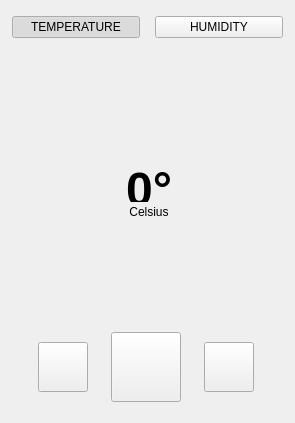
              <widget class="QFrame" name="frame_controls">
               <property name="maximumSize">
                <size>
                 <width>320</width>
                 <height>16777215</height>
                </size>
               </property>
               <property name="frameShape">
                <enum>QFrame::NoFrame</enum>
               </property>
               <property name="frameShadow">
                <enum>QFrame::Raised</enum>
               </property>
               <layout class="QVBoxLayout" name="verticalLayout_4" stretch="0,0,0">
                <property name="spacing">
                 <number>0</number>
                </property>
                <property name="leftMargin">
                 <number>12</number>
                </property>
                <property name="topMargin">
                 <number>0</number>
                </property>
                <property name="rightMargin">
                 <number>12</number>
                </property>
                <property name="bottomMargin">
                 <number>12</number>
                </property>
                <item>
                 <widget class="QFrame" name="frame_10">
                  <property name="minimumSize">
                   <size>
                    <width>0</width>
                    <height>55</height>
                   </size>
                  </property>
                  <property name="maximumSize">
                   <size>
                    <width>16777215</width>
                    <height>55</height>
                   </size>
                  </property>
                  <property name="frameShape">
                   <enum>QFrame::NoFrame</enum>
                  </property>
                  <property name="frameShadow">
                   <enum>QFrame::Raised</enum>
                  </property>
                  <layout class="QHBoxLayout" name="horizontalLayout_10">
                   <property name="spacing">
                    <number>15</number>
                   </property>
                   <property name="leftMargin">
                    <number>0</number>
                   </property>
                   <property name="topMargin">
                    <number>0</number>
                   </property>
                   <property name="rightMargin">
                    <number>0</number>
                   </property>
                   <property name="bottomMargin">
                    <number>0</number>
                   </property>
                   <item>
                    <widget class="QPushButton" name="temperature_button">
                     <property name="text">
                      <string>TEMPERATURE</string>
                     </property>
                     <property name="checkable">
                      <bool>true</bool>
                     </property>
                     <property name="checked">
                      <bool>true</bool>
                     </property>
                    </widget>
                   </item>
                   <item>
                    <widget class="QPushButton" name="humidity_button">
                     <property name="text">
                      <string>HUMIDITY</string>
                     </property>
                     <property name="checkable">
                      <bool>true</bool>
                     </property>
                    </widget>
                   </item>
                  </layout>
                 </widget>
                </item>
                <item>
                 <widget class="QStackedWidget" name="stackedWidget">
                  <property name="currentIndex">
                   <number>0</number>
                  </property>
                  <widget class="QWidget" name="temperature">
                   <layout class="QHBoxLayout" name="horizontalLayout_12">
                    <property name="leftMargin">
                     <number>12</number>
                    </property>
                    <item>
                     <widget class="QFrame" name="circular_background">
                      <property name="minimumSize">
                       <size>
                        <width>250</width>
                        <height>250</height>
                       </size>
                      </property>
                      <property name="maximumSize">
                       <size>
                        <width>250</width>
                        <height>250</height>
                       </size>
                      </property>
                      <property name="styleSheet">
                       <string notr="true"/>
                      </property>
                      <property name="frameShape">
                       <enum>QFrame::NoFrame</enum>
                      </property>
                      <property name="frameShadow">
                       <enum>QFrame::Raised</enum>
                      </property>
                      <layout class="QHBoxLayout" name="horizontalLayout_14">
                       <property name="spacing">
                        <number>0</number>
                       </property>
                       <property name="leftMargin">
                        <number>0</number>
                       </property>
                       <property name="topMargin">
                        <number>0</number>
                       </property>
                       <property name="rightMargin">
                        <number>0</number>
                       </property>
                       <property name="bottomMargin">
                        <number>0</number>
                       </property>
                       <item>
                        <widget class="QFrame" name="circular_prog">
                         <property name="styleSheet">
                          <string notr="true"/>
                         </property>
                         <property name="frameShape">
                          <enum>QFrame::NoFrame</enum>
                         </property>
                         <property name="frameShadow">
                          <enum>QFrame::Raised</enum>
                         </property>
                         <layout class="QHBoxLayout" name="horizontalLayout_15">
                          <property name="spacing">
                           <number>0</number>
                          </property>
                          <property name="leftMargin">
                           <number>20</number>
                          </property>
                          <property name="topMargin">
                           <number>20</number>
                          </property>
                          <property name="rightMargin">
                           <number>20</number>
                          </property>
                          <property name="bottomMargin">
                           <number>20</number>
                          </property>
                          <item>
                           <widget class="QFrame" name="circular_main">
                            <property name="frameShape">
                             <enum>QFrame::NoFrame</enum>
                            </property>
                            <property name="frameShadow">
                             <enum>QFrame::Raised</enum>
                            </property>
                            <layout class="QVBoxLayout" name="verticalLayout_5">
                             <property name="spacing">
                              <number>5</number>
                             </property>
                             <item>
                              <spacer name="verticalSpacer">
                               <property name="orientation">
                                <enum>Qt::Vertical</enum>
                               </property>
                               <property name="sizeHint" stdset="0">
                                <size>
                                 <width>20</width>
                                 <height>40</height>
                                </size>
                               </property>
                              </spacer>
                             </item>
                             <item>
                              <widget class="QLabel" name="temperature_label">
                               <property name="maximumSize">
                                <size>
                                 <width>16777215</width>
                                 <height>40</height>
                                </size>
                               </property>
                               <property name="text">
                                <string>&lt;html&gt;&lt;head/&gt;&lt;body&gt;&lt;p&gt;&lt;span style=&quot; font-size:36pt; font-weight:700;&quot;&gt;0°&lt;/span&gt;&lt;/p&gt;&lt;/body&gt;&lt;/html&gt;</string>
                               </property>
                               <property name="alignment">
                                <set>Qt::AlignCenter</set>
                               </property>
                              </widget>
                             </item>
                             <item>
                              <widget class="QLabel" name="celsius_label">
                               <property name="maximumSize">
                                <size>
                                 <width>16777215</width>
                                 <height>10</height>
                                </size>
                               </property>
                               <property name="text">
                                <string>Celsius</string>
                               </property>
                               <property name="alignment">
                                <set>Qt::AlignCenter</set>
                               </property>
                              </widget>
                             </item>
                             <item>
                              <spacer name="verticalSpacer_2">
                               <property name="orientation">
                                <enum>Qt::Vertical</enum>
                               </property>
                               <property name="sizeHint" stdset="0">
                                <size>
                                 <width>20</width>
                                 <height>40</height>
                                </size>
                               </property>
                              </spacer>
                             </item>
                            </layout>
                           </widget>
                          </item>
                         </layout>
                        </widget>
                       </item>
                      </layout>
                     </widget>
                    </item>
                   </layout>
                  </widget>
                  <widget class="QWidget" name="humidity">
                   <layout class="QHBoxLayout" name="horizontalLayout_11">
                    <item>
                     <widget class="QLabel" name="label_2">
                      <property name="text">
                       <string>Humidity</string>
                      </property>
                      <property name="alignment">
                       <set>Qt::AlignCenter</set>
                      </property>
                     </widget>
                    </item>
                   </layout>
                  </widget>
                 </widget>
                </item>
                <item>
                 <widget class="QFrame" name="frame_3">
                  <property name="minimumSize">
                   <size>
                    <width>0</width>
                    <height>60</height>
                   </size>
                  </property>
                  <property name="frameShape">
                   <enum>QFrame::NoFrame</enum>
                  </property>
                  <property name="frameShadow">
                   <enum>QFrame::Raised</enum>
                  </property>
                  <layout class="QHBoxLayout" name="horizontalLayout_13">
                   <item>
                    <widget class="QPushButton" name="down_button">
                     <property name="minimumSize">
                      <size>
                       <width>50</width>
                       <height>50</height>
                      </size>
                     </property>
                     <property name="maximumSize">
                      <size>
                       <width>50</width>
                       <height>50</height>
                      </size>
                     </property>
                     <property name="text">
                      <string/>
                     </property>
                    </widget>
                   </item>
                   <item>
                    <widget class="QPushButton" name="power_button">
                     <property name="minimumSize">
                      <size>
                       <width>70</width>
                       <height>70</height>
                      </size>
                     </property>
                     <property name="maximumSize">
                      <size>
                       <width>70</width>
                       <height>70</height>
                      </size>
                     </property>
                     <property name="text">
                      <string/>
                     </property>
                     <property name="checkable">
                      <bool>false</bool>
                     </property>
                     <property name="checked">
                      <bool>false</bool>
                     </property>
                    </widget>
                   </item>
                   <item>
                    <widget class="QPushButton" name="up_button">
                     <property name="minimumSize">
                      <size>
                       <width>50</width>
                       <height>50</height>
                      </size>
                     </property>
                     <property name="maximumSize">
                      <size>
                       <width>50</width>
                       <height>50</height>
                      </size>
                     </property>
                     <property name="text">
                      <string/>
                     </property>
                    </widget>
                   </item>
                  </layout>
                 </widget>
                </item>
               </layout>
              </widget>
